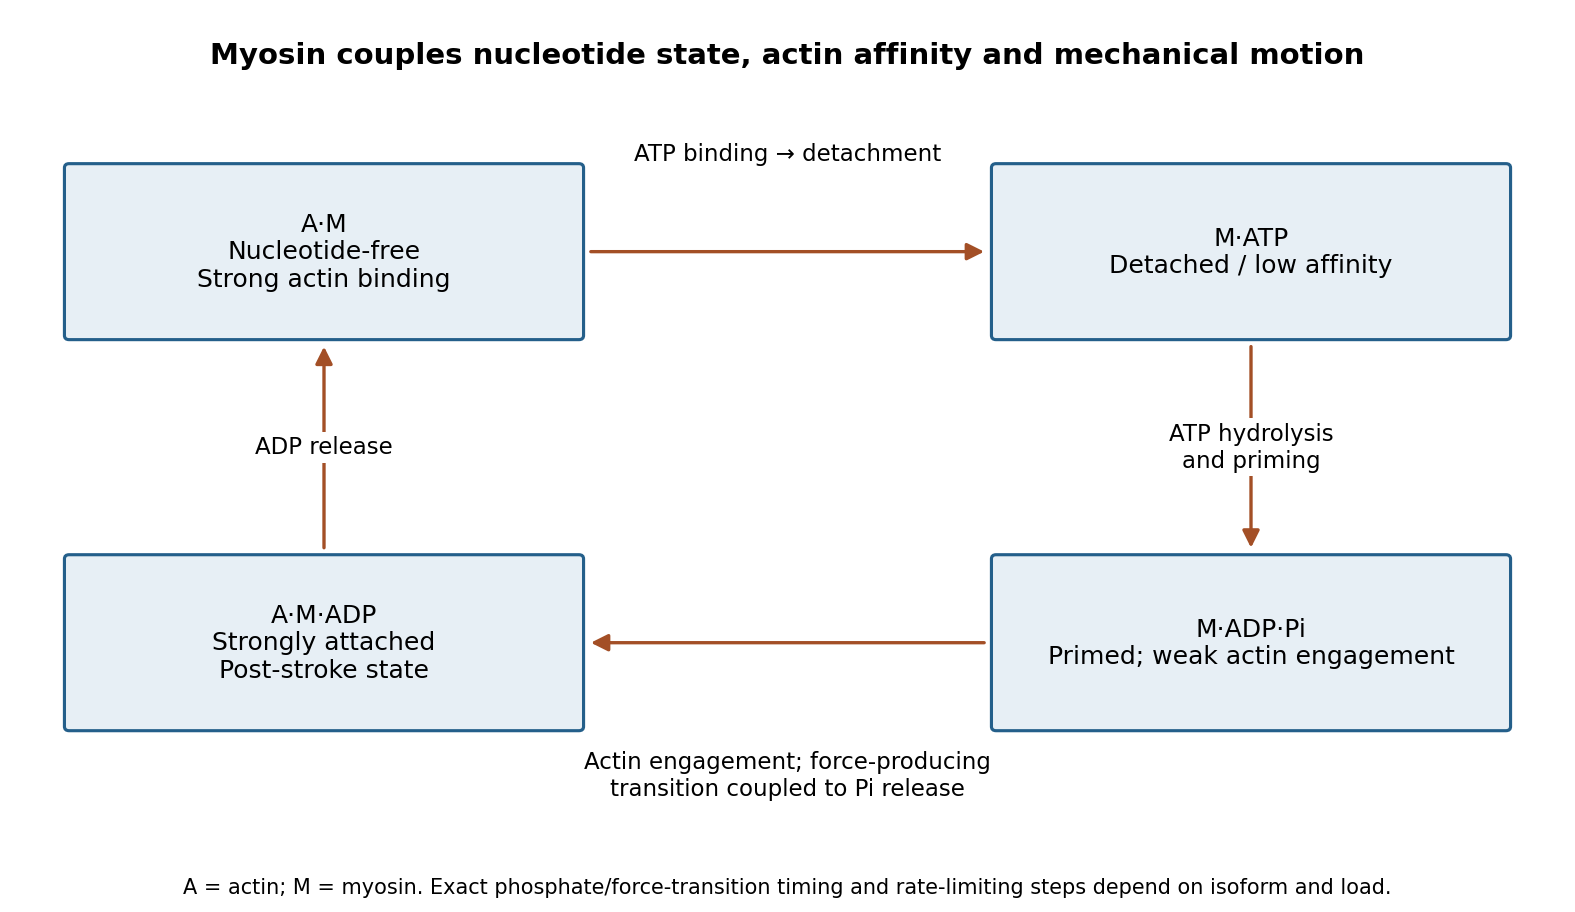

Write Python code to recreate this figure.
"""Original qualitative actomyosin nucleotide/affinity cycle, with timing qualification."""
import matplotlib
matplotlib.use('Agg')
import matplotlib.pyplot as plt
from matplotlib.patches import FancyBboxPatch,FancyArrowPatch

fig,ax=plt.subplots(figsize=(10.6,6.1),facecolor='white');ax.set(xlim=(0,10),ylim=(0,6));ax.axis('off')
boxes=[(2,4.3,'A·M\nNucleotide-free\nStrong actin binding'),(8,4.3,'M·ATP\nDetached / low affinity'),(8,1.5,'M·ADP·Pi\nPrimed; weak actin engagement'),(2,1.5,'A·M·ADP\nStrongly attached\nPost-stroke state')]
for x,y,label in boxes:
 ax.add_patch(FancyBboxPatch((x-1.65,y-.6),3.3,1.2,boxstyle='round,pad=.03',facecolor='#e7eff5',edgecolor='#245f8a',lw=1.5))
 ax.text(x,y,label,ha='center',va='center',fontsize=12)
for a,b,label,xy in [((3.7,4.3),(6.3,4.3),'ATP binding → detachment',(5,5.0)),((8,3.65),(8,2.15),'ATP hydrolysis\nand priming',(8,2.9)),((6.3,1.5),(3.7,1.5),'Actin engagement; force-producing\ntransition coupled to Pi release',(5,.55)),((2,2.15),(2,3.65),'ADP release',(2,2.9))]:
 ax.add_patch(FancyArrowPatch(a,b,arrowstyle='-|>',mutation_scale=17,lw=1.6,color='#a34f26'))
 ax.text(*xy,label,ha='center',va='center',fontsize=11,bbox={'facecolor':'white','edgecolor':'none','pad':2})
ax.text(5,5.65,'Myosin couples nucleotide state, actin affinity and mechanical motion',ha='center',fontsize=14,weight='bold')
fig.text(.5,.015,'A = actin; M = myosin. Exact phosphate/force-transition timing and rate-limiting steps depend on isoform and load.',ha='center',fontsize=10)
fig.tight_layout(rect=(0,.035,1,1));fig.savefig('paper-4-myosin-cycle.png',dpi=150,facecolor='white',bbox_inches='tight');plt.close(fig)
